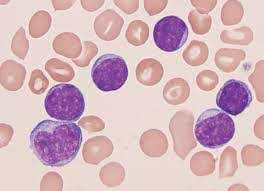
#> input picture Nedeljni izazov 1 - Obrada slike/sc_2020_challenge_1/dataset/train/img-1.jpg, 264 x 191 px
$ python -i process.py   (imports and definitions only)
#> lines starting #> are read from the running program, lines starting #| are printed output that depends on the picture; after the words box and inside, x2 and y2 are one past the last pixel; in counts of white or black regions, pixels touching at a corner belong together
import cv2
import numpy as np


def count_blood_cells(image_path):
    """
    Procedura prima putanju do fotografije i vraca broj crvenih krvnih zrnaca, belih krvnih zrnaca i
    informaciju da li pacijent ima leukemiju ili ne, na osnovu odnosa broja krvnih zrnaca

    Ova procedura se poziva automatski iz main procedure i taj deo kod nije potrebno menjati niti implementirati.

    :param image_path: <String> Putanja do ulazne fotografije.
    :return: <int>  Broj prebrojanih crvenih krvnih zrnaca,
             <int> broj prebrojanih belih krvnih zrnaca,
             <bool> da li pacijent ima leukemniju (True ili False)
    """
#> called with image_path = 'dataset/train/img-1.jpg'

    # TODO - Prebrojati crvena i bela krvna zrnca i vratiti njihov broj kao povratnu vrednost ove procedure
    """
        White cells
    """
    # Getting image
    white_cells_img = cv2.imread(image_path)
#> white_cells_img is the input picture: shape (191, 264, 3); mean B, G, R 189, 183.6, 214
    gray_img = cv2.cvtColor(white_cells_img, cv2.COLOR_BGR2GRAY)
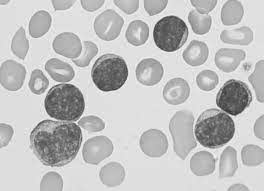
#> gray_img: shape (191, 264); min 47, max 253, mean 193.3

    # Apply median filter for smoothing
    smooth_img_white = cv2.medianBlur(gray_img, 5)
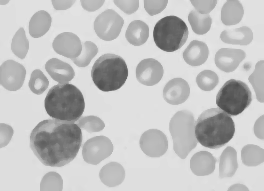
#> smooth_img_white: shape (191, 264); min 71, max 230, mean 193.6

    # Morphological operations
    kernel = np.ones((5, 5), np.uint8)
    closing_img = cv2.morphologyEx(smooth_img_white, cv2.MORPH_CLOSE, kernel)

    # Adaptive threshold gaussian filter
    threshold_img = cv2.adaptiveThreshold(closing_img, 255, cv2.ADAPTIVE_THRESH_GAUSSIAN_C,
                                          cv2.THRESH_BINARY, 9, 2)
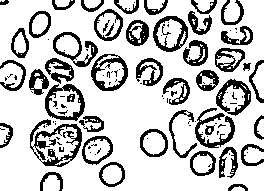
#> threshold_img: shape (191, 264); 76.8% white; 115 black regions (66 under 20 px), largest, box (x1, y1, x2, y2) and area: (30, 119, 82, 167) 860, (195, 108, 235, 148) 521, (91, 54, 128, 91) 507

    # Segmentation of white cells
    circles_a = cv2.HoughCircles(threshold_img, cv2.HOUGH_GRADIENT, 1.2, 105,
                                 param1=50, param2=28, minRadius=2, maxRadius=28)
#> circles_a = [[108.6, 72.6, 18.56], [216.6, 126.6, 18.08], [233.4, 12.6, 10.88]]

    # Getting count of white cells
    cell_count_a = []
    if circles_a is not None:
        circles_a = np.round(circles_a[0, :]).astype("int")
#> circles_a = [[109, 73, 19], [217, 127, 18], [233, 13, 11]]
        for (r) in circles_a:
            cell_count_a.append(r)
#> this loop made 3 passes
#> after the loop, cell_count_a = [[109, 73, 19], [217, 127, 18], [233, 13, 11]]
    # print(len(cell_count_a))
    white_blood_cell_count = len(cell_count_a)
#> white_blood_cell_count = 3

    """
          Red cells
    """
    # Getting image
    red_cells_img = cv2.imread(image_path)

    # Getting red color
    red = [(150, 137, 168), (218, 209, 208)]  # (lower), (upper)
    colors = [red]

    # Apply median filter for smoothing
    smooth_img_red = cv2.medianBlur(red_cells_img, 3)

    cell_count_b = 0
    output = red_cells_img.copy()
    for lower, upper in colors:
        mask = cv2.inRange(smooth_img_red, lower, upper)

        # Segmentation of red cells
        circles_b = cv2.HoughCircles(mask, cv2.HOUGH_GRADIENT, 1, 20, param1=15, param2=17,
                                     minRadius=2, maxRadius=60)

        # Getting count of red cells
        if circles_b is not None:
            circles_b = np.round(circles_b[0, :]).astype("int")

            for (x, y, r) in circles_b:
                cv2.circle(output, (x, y), r, (255, 0, 255), 2)
                cv2.rectangle(output, (x - 5, y - 5), (x + 5, y + 5), (255, 0, 255), -1)
                cell_count_b += 1
#> this loop made 1 pass
#> pass 1, in count_blood_cells, `mask = cv2.inRange(smooth_img_red, lower, upper)`:
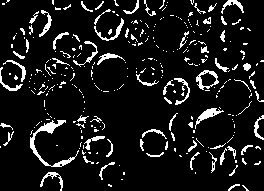
#> mask: shape (191, 264); 9.6% white in thin lines or dots
#> after the loop:
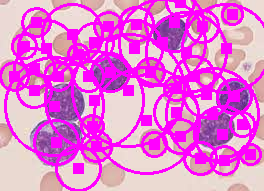
#> output: shape (191, 264, 3); mean B, G, R 216, 118.5, 231.1
#> after the loop, cell_count_b = 44

    # cv2.imwrite('output.png', output)
    # print(cell_count_b)
    red_blood_cell_count = cell_count_b
#> red_blood_cell_count = 44

    # TODO - Odrediti da li na osnovu broja krvnih zrnaca pacijent ima leukemiju i vratiti True/False kao povratnu
    #  vrednost ove procedure

    if (white_blood_cell_count > 2
            or
            white_blood_cell_count >= (red_blood_cell_count / 3)):
        has_leukemia = True
    else:
        has_leukemia = False

    return red_blood_cell_count, white_blood_cell_count, has_leukemia

>>> result = count_blood_cells('dataset/train/img-1.jpg')
#> result = (44, 3, True)

$ run again, on Nedeljni izazov 1 - Obrada slike/sc_2020_challenge_1/dataset/train/img-2.jpg
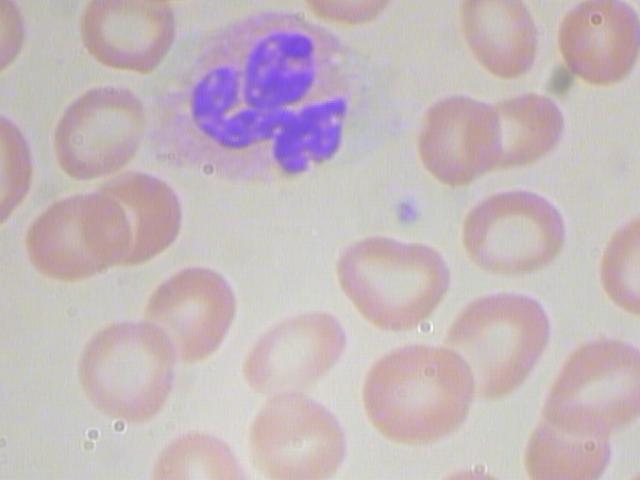
#> input picture Nedeljni izazov 1 - Obrada slike/sc_2020_challenge_1/dataset/train/img-2.jpg, 640 x 480 px
#> in count_blood_cells, white_cells_img is the input picture: shape (480, 640, 3); mean B, G, R 188.4, 183.7, 197.1
#> in count_blood_cells, `threshold_img = cv2.adaptiveThreshold(closing_img, 255, cv2.ADAPTIVE_T..`:
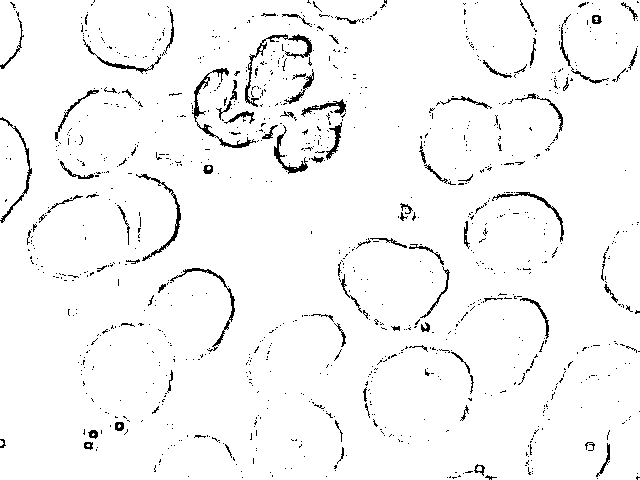
#> threshold_img: shape (480, 640); 96.4% white; black in thin lines or dots
#> in count_blood_cells, `circles_a = cv2.HoughCircles(threshold_img, cv2.HOUGH_GRADIENT, 1.2, 1..`: circles_a = [[216.6, 102.6, 26], [318.6, 127.8, 23.36]]
#> in count_blood_cells, `circles_a = np.round(circles_a[0, :]).astype("int")`: circles_a = [[217, 103, 26], [319, 128, 23]]
#> the loop in count_blood_cells, `for (r) in circles_a:` made 2 passes
#> white_blood_cell_count = 2
#> after the loop in count_blood_cells, `for lower, upper in colors:`:
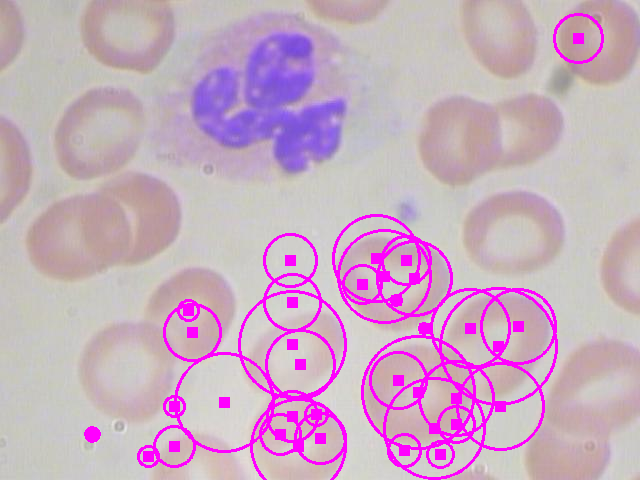
#> output: shape (480, 640, 3); 6.68% of pixels changed, all inside (x1, y1, x2, y2) = (84, 13, 604, 480)
#> after the loop in count_blood_cells, `for lower, upper in colors:`: cell_count_b = 35
#> result = (35, 2, False)

$ run again, on Nedeljni izazov 1 - Obrada slike/sc_2020_challenge_1/dataset/train/img-3.jpg
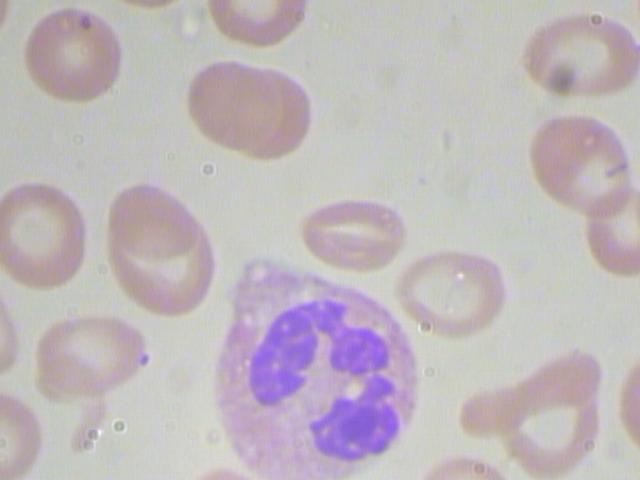
#> input picture Nedeljni izazov 1 - Obrada slike/sc_2020_challenge_1/dataset/train/img-3.jpg, 640 x 480 px
#> in count_blood_cells, white_cells_img is the input picture: shape (480, 640, 3); mean B, G, R 188.1, 183.6, 191.8
#> in count_blood_cells, `threshold_img = cv2.adaptiveThreshold(closing_img, 255, cv2.ADAPTIVE_T..`:
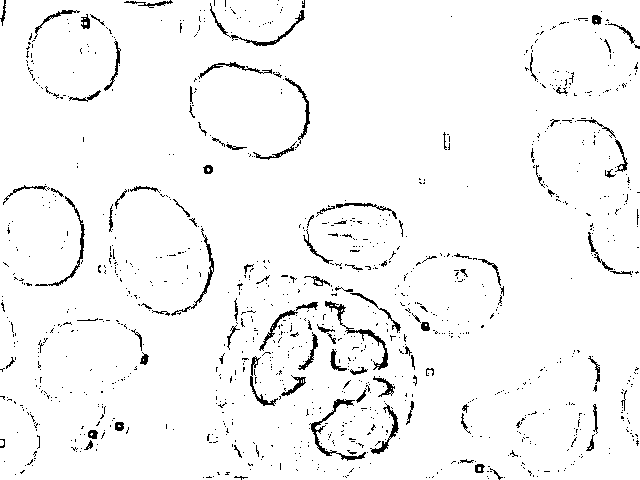
#> threshold_img: shape (480, 640); 96.3% white; black in thin lines or dots
#> in count_blood_cells, `circles_a = cv2.HoughCircles(threshold_img, cv2.HOUGH_GRADIENT, 1.2, 1..`: circles_a = [[360.6, 354.6, 26]]
#> in count_blood_cells, `circles_a = np.round(circles_a[0, :]).astype("int")`: circles_a = [[361, 355, 26]]
#> the loop in count_blood_cells, `for (r) in circles_a:` made 1 pass
#> white_blood_cell_count = 1
#> after the loop in count_blood_cells, `for lower, upper in colors:`:
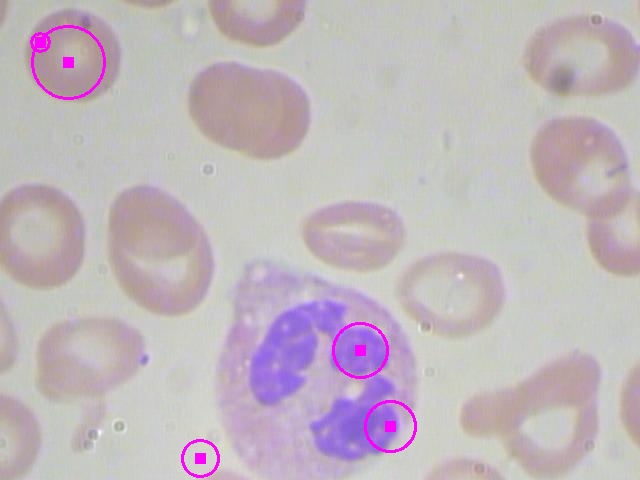
#> output: shape (480, 640, 3); 0.89% of pixels changed, all inside (x1, y1, x2, y2) = (30, 25, 417, 478)
#> after the loop in count_blood_cells, `for lower, upper in colors:`: cell_count_b = 5
#> result = (5, 1, False)

$ run again, on Nedeljni izazov 1 - Obrada slike/sc_2020_challenge_1/dataset/train/img-4.jpg
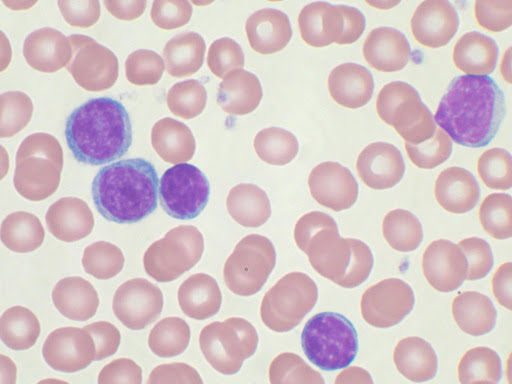
#> input picture Nedeljni izazov 1 - Obrada slike/sc_2020_challenge_1/dataset/train/img-4.jpg, 512 x 384 px
#> in count_blood_cells, white_cells_img is the input picture: shape (384, 512, 3); mean B, G, R 200.8, 197.1, 214.2
#> in count_blood_cells, `threshold_img = cv2.adaptiveThreshold(closing_img, 255, cv2.ADAPTIVE_T..`:
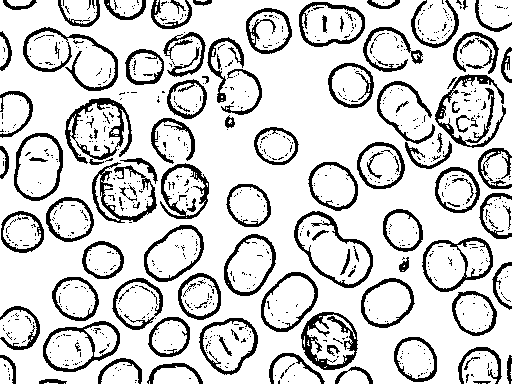
#> threshold_img: shape (384, 512); 81.8% white; 825 black regions (710 under 20 px), largest, box (x1, y1, x2, y2) and area: (65, 98, 132, 164) 1170, (301, 312, 358, 370) 1162, (435, 74, 506, 148) 1142
#> in count_blood_cells, `circles_a = cv2.HoughCircles(threshold_img, cv2.HOUGH_GRADIENT, 1.2, 1..`: circles_a = [[95.4, 67.8, 23.24], [436.2, 22.2, 21.92], [120.6, 195, 27.32], [328.2, 336.6, 26], [69, 353.4, 27.32], [267, 27, 22.4], [201, 298.2, 20.72], [475.8, 310.2, 24.44], [402.6, 231, 19.4], [273, 144.6, 19.16], [18.6, 233.4, 18.08], [493.8, 166.2, 16.76]]
#> in count_blood_cells, `circles_a = np.round(circles_a[0, :]).astype("int")`: circles_a = [[95, 68, 23], [436, 22, 22], [121, 195, 27], [328, 337, 26], [69, 353, 27], [267, 27, 22], [201, 298, 21], [476, 310, 24], [403, 231, 19], [273, 145, 19], [19, 233, 18], [494, 166, 17]]
#> the loop in count_blood_cells, `for (r) in circles_a:` made 12 passes
#> after the loop in count_blood_cells, `for (r) in circles_a:`: cell_count_a has the same summary as circles_a
#> white_blood_cell_count = 12
#> after the loop in count_blood_cells, `for lower, upper in colors:`:
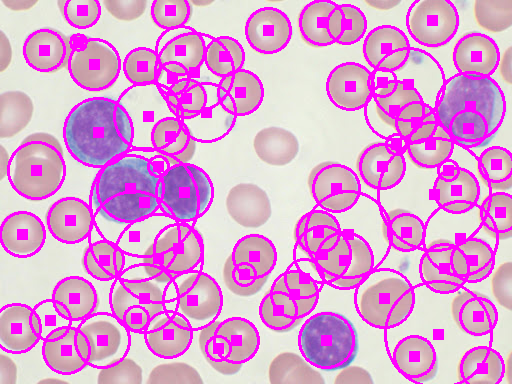
#> output: shape (384, 512, 3); mean B, G, R 212.9, 157.6, 223.5
#> after the loop in count_blood_cells, `for lower, upper in colors:`: cell_count_b = 79
#> result = (79, 12, True)
